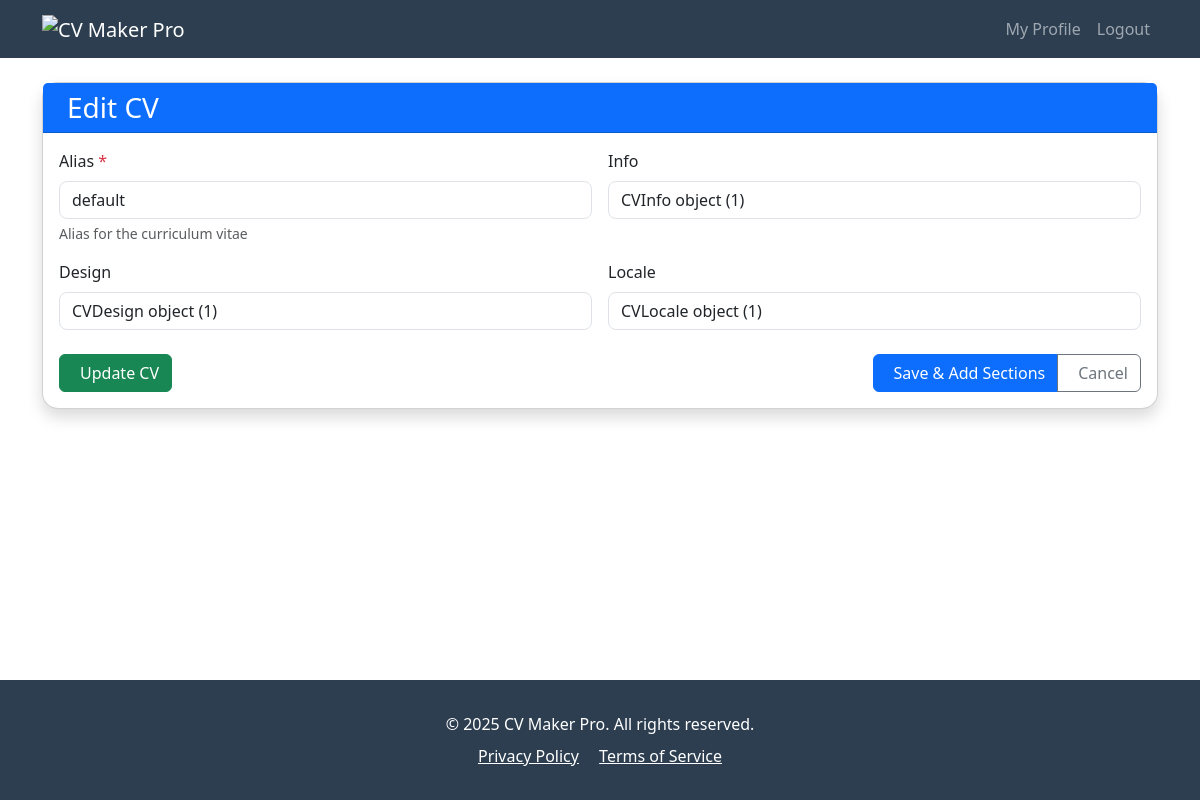
The app's page /cv/1/edit/ (signed in), older data.
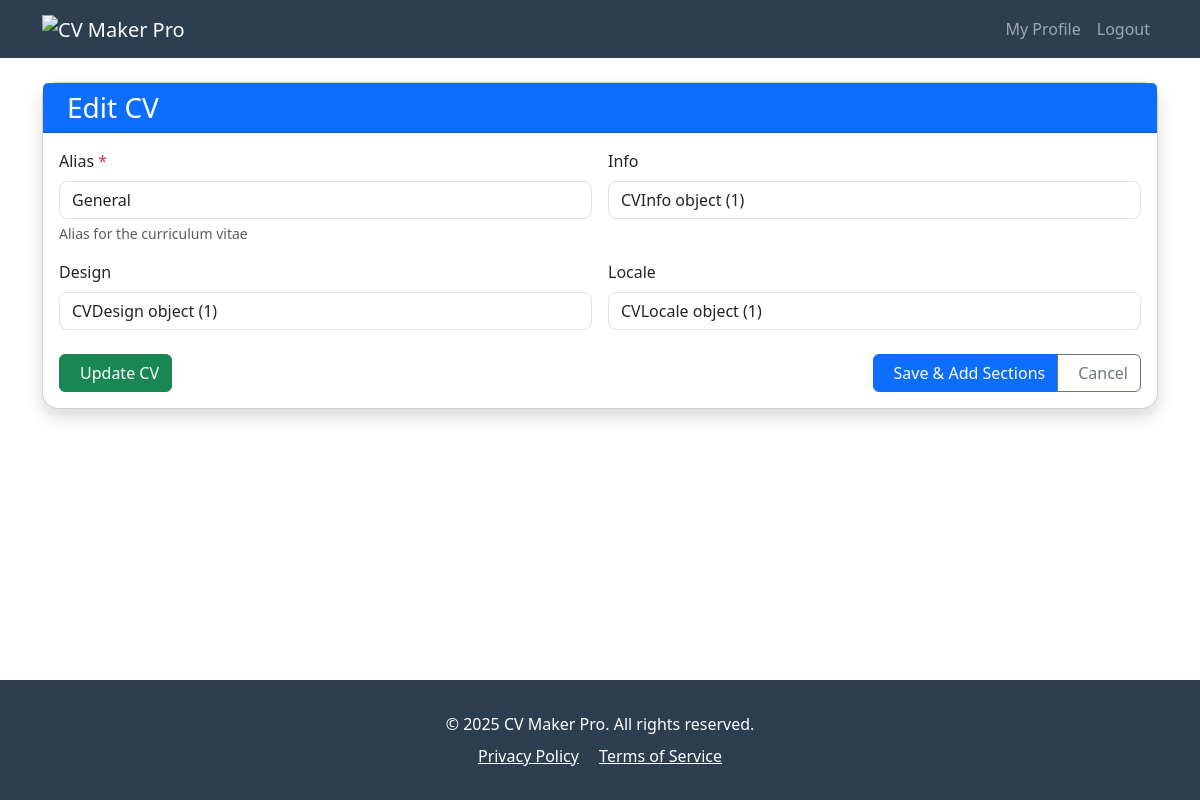
The same page, newer data.
### cv/models.py (models this page shows, shortened)
class CV(models.Model):
    user = models.ForeignKey(User, on_delete=models.CASCADE, related_name='cvs')
    alias = models.CharField(max_length=20, null=False, blank=False, help_text="Alias for the curriculum vitae", default="CV")
    info = models.ForeignKey("CVInfo", on_delete=models.SET_NULL, null=True, blank=True, related_name='+')
    design = models.ForeignKey("CVDesign", on_delete=models.SET_NULL, null=True, blank=True, related_name='+')
    locale = models.ForeignKey("CVLocale", on_delete=models.SET_NULL, null=True, blank=True, related_name='+')
    settings = models.ForeignKey("CVSettings", on_delete=models.SET_NULL, null=True, blank=True, related_name='+')
    created_date = models.DateTimeField(auto_now_add=True)
    modified_date = models.DateTimeField(auto_now=True)

### cv/views.py (the view, shortened to what this page needs)
# urls.py: path("<int:cv_id>/edit/", EditCVView.as_view(), name="cv-edit"),
class EditCVView(LoginRequiredMixin, UpdateView):
    model = CV
    template_name = 'cv_form.html'
    fields = ['alias', 'info', 'design', 'locale']
    def get_object(self, queryset=None):
        return get_object_or_404(CV, id=self.kwargs["cv_id"], user=self.request.user)

### cv/templates/cv_form.html (shortened to what this page needs)
{% extends "base.html" %}
{% load widget_tweaks %}
{% block content %}
<div class="container mt-4">
    <div class="card shadow">
        <div class="card-header bg-primary text-white">
            <h3 class="mb-0">
                {% if object %}Edit CV{% else %}Create New CV{% endif %}
            </h3>
        </div>
        <div class="card-body">
            <form method="post" novalidate>
                <div class="row g-3">
                    {% for field in form %}
                    <div class="col-md-6">
                        <label for="{{ field.id_for_label }}" class="form-label">
                            {{ field.label }}
                            {% if field.field.required %}<span class="text-danger">*</span>{% endif %}
                        </label>
                        {% render_field field class="form-control" %}
                        {% if field.help_text %}
                        <div class="form-text text-muted">
                            {{ field.help_text }}
                        </div>
                        {% endif %}
                    </div>
                    {% endfor %}
                </div>
                <div class="d-flex justify-content-between mt-4">
                    <button type="submit" name="save" class="btn btn-success">
                        {% if object %}Update CV{% else %}Create CV{% endif %}
                    </button>
                    <div class="btn-group">
                        <button type="submit" name="add_sections" class="btn btn-primary">
                            Save & Add Sections
                        </button>
                        <a href="{% url 'home' %}"
                           class="btn btn-outline-secondary">
                            Cancel
                        </a>
                    </div>
                </div>
            </form>
        </div>
    </div>
</div>
{% endblock %}

Row changes from the older to the newer data that the page shows:
changed CV "CVInfo object (1)": alias "default" → "General"
